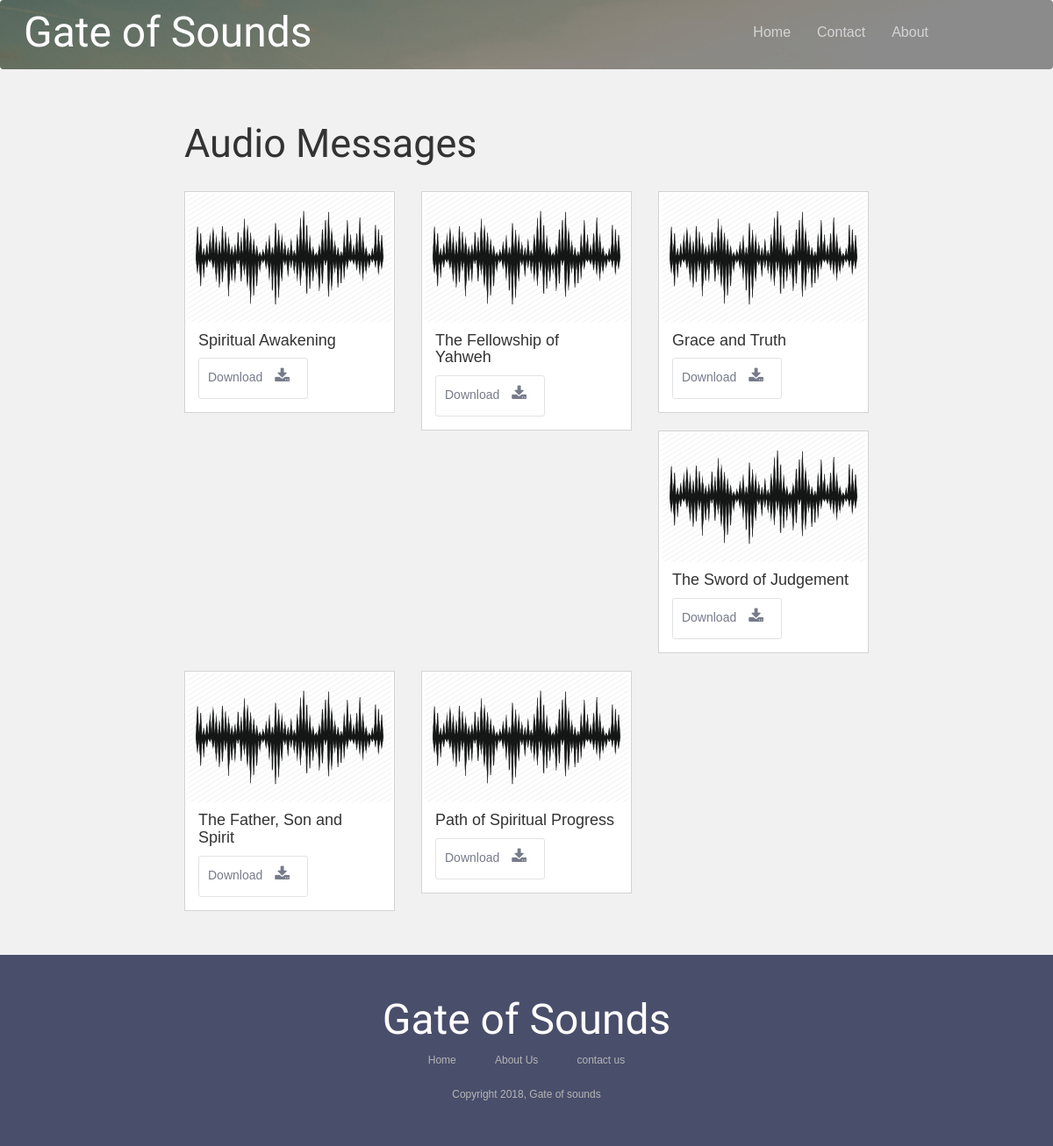
Before: /audios/ with the older database file.
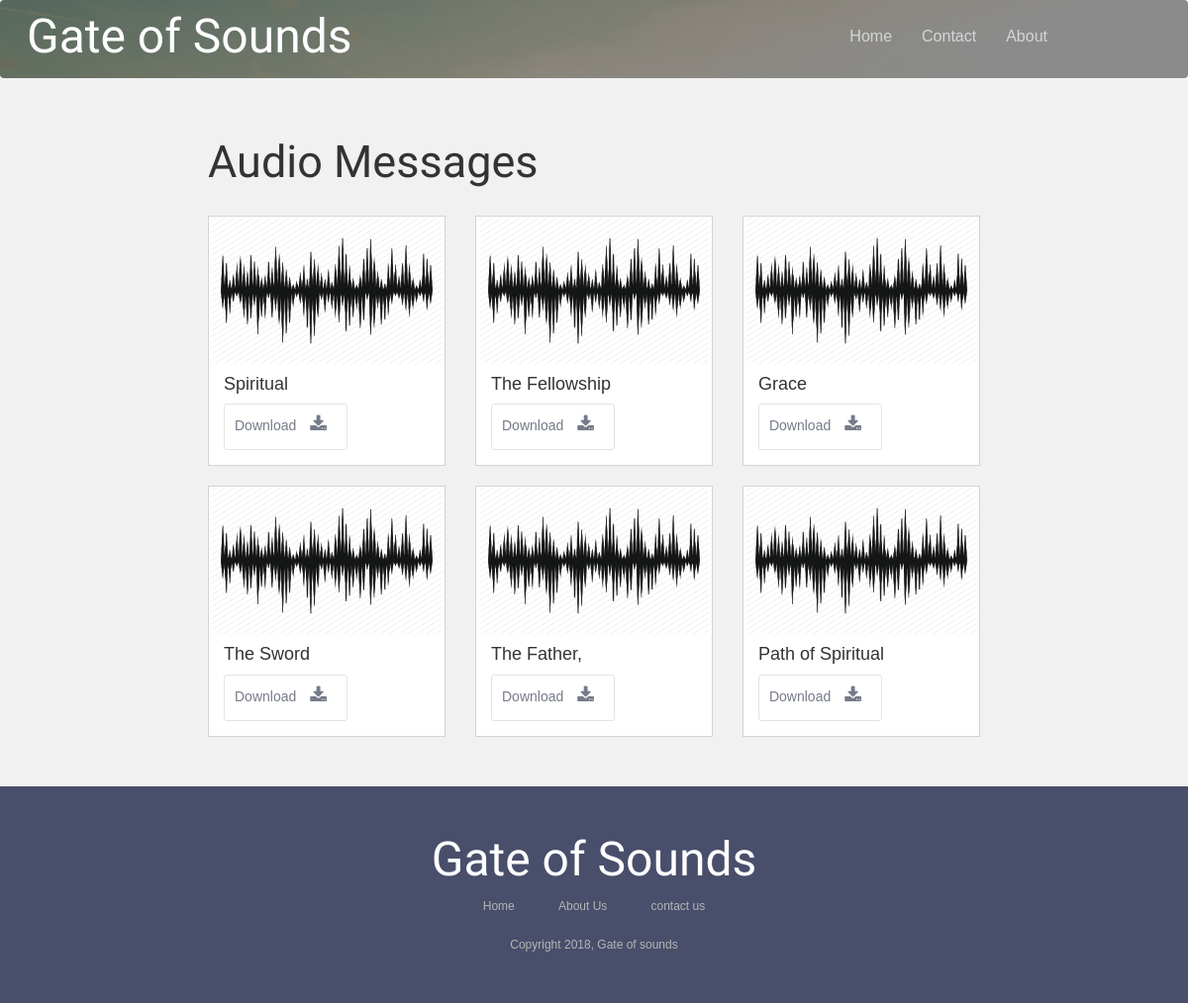
After: the same page with the newer database file.
### sounds/models.py (models this page shows)
class AudioMessages(models.Model):
    title = models.CharField(max_length= 30)
    link = models.URLField(max_length=200)

### sounds/views.py (the view)
# urls.py: path('audios/', views.AudioListView.as_view(), name='audios'),
class AudioListView(generic.ListView):
    model = AudioMessages
    template_name = 'sounds/audio.html'
    paginate_by = 12

### sounds/templates/sounds/audio.html (shortened to what this page needs)
{% extends 'base_generic.html' %}
{% block content %}
{% load static %}
{% load bootstrap3 %}
<link rel='stylesheet' href='{% static "sounds/style.css" %}'>
<div class='postShowcase'>
    <section id='articles2'>
        <div class='showme2'>
            <div id='articlesInner2'>
                <br><br>
                <span  style="font-family:Open Sans Condensed; font-size:45px">Audio Messages</span><br><br>
                <div class='row'>
                    <div class="wow zoomInUp" data-wow-delay="0.5s" >
                        {% for audios in audiomessages_list %}
                        <div class='col-sm-4' id='outerarticle'>
                            <div id='articleInner1'>
                                <img src='{% static "sounds/wave.png" %}'  class='responsive2' >
                                <div id='articleInner3'>
                                    <span><h4>{{ audios.title }}</h4></span>
                                    <a href='{{audios.link}}' >
                                        <button id='articleBut111' >Download
                                            <span class="symbol-input100">
                                                <i class="fa fa-download" id='fa-touch'></i>
                                            </span>
                                        </button>
                                    </a>
                                </div>
                            </div>
                        </div>
                    {% endfor %}
                    </div>
                </div>
            </div>
        </div>
    </section>
</div>
{% endblock %}

### sounds/templates/base_generic.html (shortened to what this page needs)
<!DOCTYPE html>
<!DOCTYPE html>
<html>
<head>
    {% load static %}
    <link rel="stylesheet" href="https://cdnjs.cloudflare.com/ajax/libs/font-awesome/4.7.0/css/font-awesome.min.css">
    <link rel="stylesheet" href="https://maxcdn.bootstrapcdn.com/bootstrap/3.3.7/css/bootstrap.min.css">
    <link rel="stylesheet" href="https://maxcdn.bootstrapcdn.com/font-awesome/4.7.0/css/font-awesome.min.css">
    <link rel='stylesheet' href='{% static "sounds/style.css" %}'>
</head>
<body>
    {% block header %}
    <nav class='navbar navbar-inverse'>
            <div class='container-fluid'>
                    <div class='navbar-header'>
                            <a  class='navbar-brand' style="font-family: 'Tangerine', serif; font-size: 48px; color:#ffffff;" href='{% url "index" %}'>Gate of Sounds</a>
                    </div>
                    <div class='collapse navbar-collapse'  id='MyNavBar'>
                        <ul class='nav navbar-nav navbar-right' style="font-size: 16px; padding-right:100px">
                            <li ><a href='{% url "index" %}'>Home</a></li>
                            <li><a href='{% url "contact" %}'>Contact</a></li>
                            <li><a href='{% url "about" %}'>About</a></li>
                        </ul>
                    </div>
            </div>
    </nav>
    {% endblock %}
        <div id='mycontent'>
        {% block content %}
        {% endblock %}
        </div>
        <footer class='container-fluid text-center' id='afoot' >
                <a  class='' style="font-family: 'Tangerine', serif; font-size: 48px; color:#ffffff;" href='{% url "index" %}'>Gate of Sounds</a><br>
                <a href="#" class='footlinks1' style='color:#B5B5B5;'>Home</a>
                <a href="#" class='footlinks1' style='color:#B5B5B5;'>About Us</a>
                <a href="#" class='footlinks1' style='color:#B5B5B5;'>contact us</a><br><br>
                <p  style='color:#B5B5B5; font-size:12px'>Copyright 2018, Gate of sounds</p>
            </footer>
</body>
</html>

### sounds/static/sounds/style.css (style rules this page uses)
body { font-family: sans-serif; font-size: 15px; }
.navbar { margin-bottom: 0; background-image:url('/static/sounds/cover3.jpg'); color:#fff; padding:1%; font-size: 1.2em; border:0; }
.navbar-brand { float: left; min-height: 55px; }
.navbar-inverse .navbar-nav li a { color: #D5D5D5; }
ul { margin:0; padding:0; }
.showme2 { width:70%; margin: auto; }
.fa { color: #fff; padding: 5px 10px 10px 10px; font-size: 18px; }
#mycontent { margin: 0px 0px 0px 0px; }
footer { background: #494e6b; margin-top: 0px; text-align: center; color: #ffffff; padding: 40px; }
#afoot a { text-decoration: none; color: #fff; }
.postShowcase { background: red; }
.responsive2 { width:100%; height: 150px; border-radius: 10px; }
#articles2 { background:#f1f1f1; }
#articlesInner2 { padding: 10px 30px 30px 30px; }
#articleInner1 { background: #fff; border: 0.5px solid #d3d3d3; }
#outerarticle { padding-bottom: 20px; }
#articleInner3 { padding-left:15px; padding-right:15px; padding-bottom: 15px; }
#articleBut111 { border:1px solid #E3E3E5; color:#636E7B; background:none; border-radius:3px; font-size:14px; padding:6px 10px; color:#767B89; }
#fa-touch { color:#767B89; }
.footlinks1 { padding:20px; color:#B5B5B5; font-size: 12px; }

Changed rows visible on the page:
changed AudioMessages: title "Spiritual Awakening" → "Spiritual"
changed AudioMessages: title "The Fellowship of Yahweh" → "The Fellowship"
changed AudioMessages: title "Grace and Truth" → "Grace"
changed AudioMessages: title "The Sword of Judgement" → "The Sword"
changed AudioMessages: title "The Father, Son and Spirit" → "The Father,"
changed AudioMessages: title "Path of Spiritual Progress" → "Path of Spiritual"
